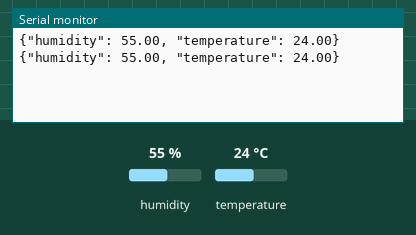
A sketch run on a simulated Arduino Uno, built with avr-gcc and run on an emulated ATmega328P. Parts: the last lines printed to the serial monitor. The test bench sets the inputs (shaded band); at power-on: humidity 55 %, temperature 24 °C.

Above: at 4.8 s.
4.9 s: humidity set to 22 %
At 7.2 s:
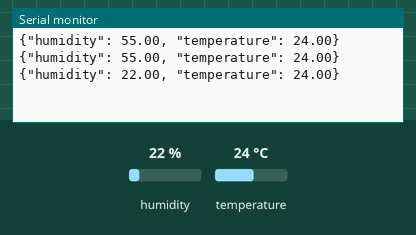
7.9 s: temperature set to 12 °C
At 9.0 s:
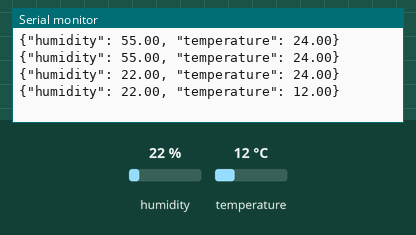
10.9 s: humidity set to 40 %
At 12.5 s:
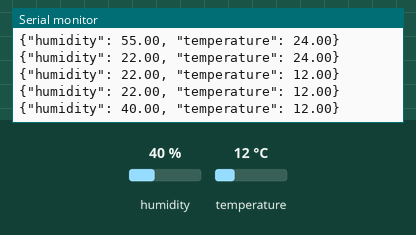
Timing chart, 0 to 14.0 s (numbered marks = the images above; inputs shaded):
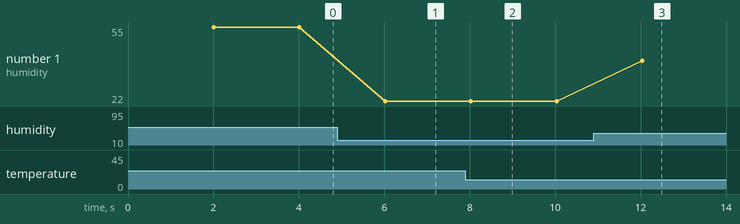

Measured:
- after the input at 4.9 s, the serial monitor: prints a new line after 1.1 s (image 1)
- after the input at 7.9 s, the serial monitor: prints a new line after 0.13 s (image 2)
- after the input at 10.9 s, the serial monitor: prints a new line after 1.1 s (image 3)
- plotted number 1: 55 → 22 after the input at 4.9 s, 22 → 40 after the input at 10.9 s

The sketch:

arduino_code.ino
```cpp
#include<DHT.h>

#define DHTPIN 7
#define DHTTYPE DHT22

DHT dht(DHTPIN, DHTTYPE);

float hum;
float temp;

void setup() {
  Serial.begin(9600);
  dht.begin();

}

void loop() {
  delay(2000);
  String message = "";

  hum = dht.readHumidity();
  temp = dht.readTemperature();

  message = message + "{\"humidity\": ";
  message = message + hum;
  message = message + ", \"temperature\": ";
  message = message + temp;
  message = message + "}";


  Serial.println(message);

}
```
